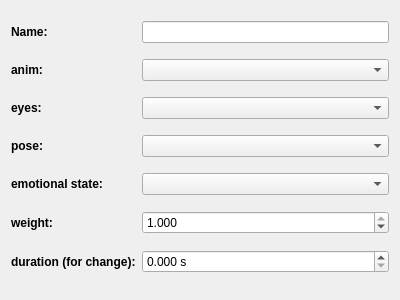
<?xml version="1.0" encoding="UTF-8"?>
<ui version="4.0">
 <class>InputMimicPose</class>
 <widget class="QWidget" name="InputMimicPose">
  <property name="geometry">
   <rect>
    <x>0</x>
    <y>0</y>
    <width>400</width>
    <height>300</height>
   </rect>
  </property>
  <property name="windowTitle">
   <string>Form</string>
  </property>
  <layout class="QGridLayout" name="gridLayout">
   <item row="0" column="0">
    <widget class="QLabel" name="labelName">
     <property name="font">
      <font>
       <weight>75</weight>
       <bold>true</bold>
      </font>
     </property>
     <property name="text">
      <string>Name:</string>
     </property>
    </widget>
   </item>
   <item row="1" column="0">
    <widget class="QLabel" name="labelAnim">
     <property name="font">
      <font>
       <weight>75</weight>
       <bold>true</bold>
      </font>
     </property>
     <property name="text">
      <string>anim:</string>
     </property>
    </widget>
   </item>
   <item row="2" column="0">
    <widget class="QLabel" name="labelEyes">
     <property name="font">
      <font>
       <weight>75</weight>
       <bold>true</bold>
      </font>
     </property>
     <property name="text">
      <string>eyes:</string>
     </property>
    </widget>
   </item>
   <item row="0" column="1" colspan="5">
    <widget class="QLineEdit" name="lineName"/>
   </item>
   <item row="4" column="0">
    <widget class="QLabel" name="labelPose">
     <property name="font">
      <font>
       <weight>75</weight>
       <bold>true</bold>
      </font>
     </property>
     <property name="text">
      <string>pose:</string>
     </property>
    </widget>
   </item>
   <item row="5" column="0">
    <widget class="QLabel" name="labelState">
     <property name="font">
      <font>
       <weight>75</weight>
       <bold>true</bold>
      </font>
     </property>
     <property name="text">
      <string>emotional state:</string>
     </property>
    </widget>
   </item>
   <item row="7" column="0">
    <widget class="QLabel" name="labelWeight">
     <property name="font">
      <font>
       <weight>75</weight>
       <bold>true</bold>
      </font>
     </property>
     <property name="text">
      <string>weight:</string>
     </property>
    </widget>
   </item>
   <item row="8" column="0">
    <widget class="QLabel" name="labelDuration">
     <property name="font">
      <font>
       <weight>75</weight>
       <bold>true</bold>
      </font>
     </property>
     <property name="text">
      <string>duration (for change):</string>
     </property>
    </widget>
   </item>
   <item row="2" column="1" colspan="5">
    <widget class="QComboBox" name="comboEyes">
     <property name="maxVisibleItems">
      <number>25</number>
     </property>
    </widget>
   </item>
   <item row="4" column="1" colspan="5">
    <widget class="QComboBox" name="comboPose">
     <property name="maxVisibleItems">
      <number>25</number>
     </property>
    </widget>
   </item>
   <item row="5" column="1" colspan="5">
    <widget class="QComboBox" name="comboState">
     <property name="maxVisibleItems">
      <number>25</number>
     </property>
    </widget>
   </item>
   <item row="1" column="1" colspan="5">
    <widget class="QComboBox" name="comboAnim">
     <property name="maxVisibleItems">
      <number>25</number>
     </property>
    </widget>
   </item>
   <item row="8" column="1" colspan="5">
    <widget class="QDoubleSpinBox" name="spinDuration">
     <property name="suffix">
      <string> s</string>
     </property>
     <property name="decimals">
      <number>3</number>
     </property>
    </widget>
   </item>
   <item row="7" column="1" colspan="5">
    <widget class="QDoubleSpinBox" name="spinWeight">
     <property name="decimals">
      <number>3</number>
     </property>
     <property name="minimum">
      <double>0.001000000000000</double>
     </property>
     <property name="maximum">
      <double>1.000000000000000</double>
     </property>
     <property name="singleStep">
      <double>0.100000000000000</double>
     </property>
     <property name="value">
      <double>1.000000000000000</double>
     </property>
    </widget>
   </item>
  </layout>
 </widget>
 <resources/>
 <connections/>
</ui>
